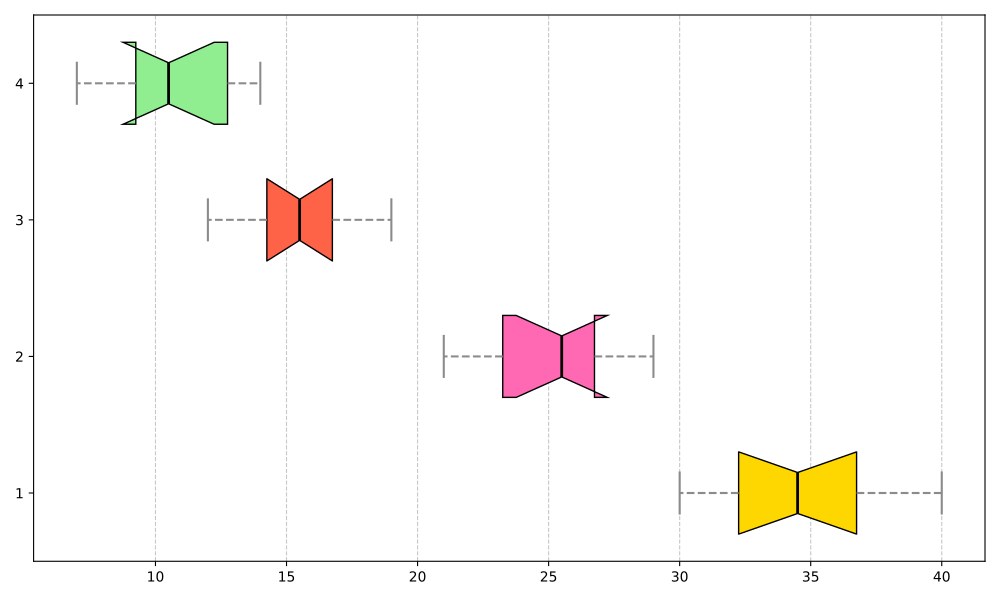

Generate this figure with Python:
import matplotlib.pyplot as plt

# Data for the box plot
apple_yield = [30, 35, 40, 32, 33, 36, 38, 37, 34, 31]
orange_yield = [25, 28, 22, 26, 29, 24, 21, 27, 23, 26]
pear_yield = [15, 17, 13, 18, 16, 14, 19, 12, 16, 15]
cherry_yield = [10, 13, 9, 11, 14, 8, 7, 10, 12, 13]

data = [apple_yield, orange_yield, pear_yield, cherry_yield]

# Create the figure and axis
fig, ax = plt.subplots(figsize=(10, 6))

# Create the horizontal box plot
boxplot = ax.boxplot(data, vert=False, patch_artist=True, widths=0.6, notch=True)

# Set colors for boxes
colors = ['#FFD700', '#FF69B4', '#FF6347', '#90EE90']
for patch, color in zip(boxplot['boxes'], colors):
    patch.set_facecolor(color)

# Customize whiskers, caps, and medians
for whisker in boxplot['whiskers']:
    whisker.set(color='#8B8B8B', linewidth=1.5, linestyle='--')

for cap in boxplot['caps']:
    cap.set(color='#8B8B8B', linewidth=1.5)

for median in boxplot['medians']:
    median.set(color='black', linewidth=2)

# Add grids
ax.xaxis.grid(True, linestyle='--', alpha=0.7)
ax.set_axisbelow(True)

# Adjust the layout
plt.tight_layout()

# Display the chart
plt.show()
